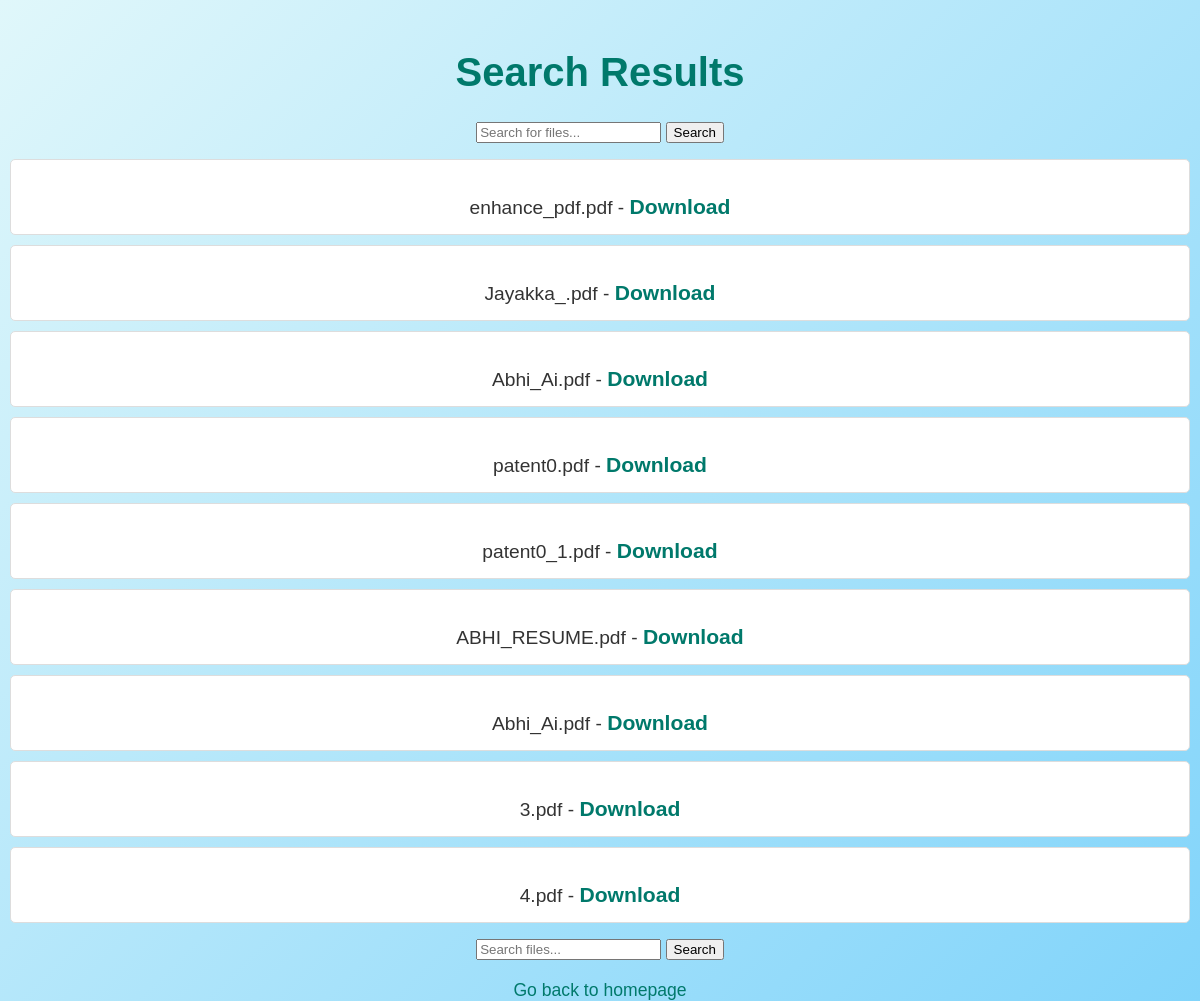
/search_documents, run on the app's committed database.
### app.py (models this page shows, shortened)
class StudyMaterial(db.Model):
    id = db.Column(db.Integer, primary_key=True)
    filename = db.Column(db.String(200), nullable=False)
    file_path = db.Column(db.String(200), nullable=False)

### app.py (the view)
@app.route('/search_documents', methods=['GET'])
def search_documents():
    query = request.args.get('query', '')  # Default to empty string if no query is provided
    if query:
        results = StudyMaterial.query.filter(StudyMaterial.filename.ilike(f'%{query}%')).all()
    else:
        results = StudyMaterial.query.all()
    return render_template('search_results.html', results=results, query=query)

### templates/search_results.html (shortened to what this page needs)
<!DOCTYPE html>
<html lang="en">
<head>
    <link rel="stylesheet" href="{{ url_for('static', filename='css/search_results.css') }}">
</head>
<body>
    <h1>Search Results</h1>
    <form method="get" action="{{ url_for('search_files') }}">
        <input type="text" name="query" value="{{ query }}" placeholder="Search for files...">
        <button type="submit">Search</button>
    </form>
    {% if results %}
        <ul>
            {% for doc in results %}
                <li>
                    {{ doc.filename }} - <a href="{{ url_for('download_file', filename=doc.filename) }}">Download</a>
                </li>
            {% endfor %}
        </ul>
    {% else %}
        <p>No results found.</p>
    {% endif %}
    <form method="get" action="{{ url_for('search_documents') }}">
    <input type="text" name="query" value="{{ query }}" placeholder="Search files...">
    <button type="submit">Search</button>
</form>
    <a href="{{ url_for('index') }}">Go back to homepage</a>
</body>
</html>

### static/css/search_results.css (style rules this page uses)
body { font-family: Arial, sans-serif; background: linear-gradient(135deg, #e0f7fa, #81d4fa); color: #333; margin: 0; padding: 0; text-align: center; }
h1 { font-size: 2.5em; margin-top: 50px; color: #00796b; }
ul { list-style-type: none; padding: 0; }
li { background-color: #ffffff; border: 1px solid #ddd; margin: 10px; padding: 15px; border-radius: 5px; font-size: 1.2em; }
li a { color: #00796b; text-decoration: none; font-weight: bold; }
a { font-size: 1.1em; color: #00796b; text-decoration: none; display: inline-block; margin-top: 20px; }

### data on the page
StudyMaterial: filename "enhance_pdf.pdf"
StudyMaterial: filename "Jayakka_.pdf"
StudyMaterial: filename "Abhi_Ai.pdf"
StudyMaterial: filename "patent0.pdf"
StudyMaterial: filename "patent0_1.pdf"
StudyMaterial: filename "ABHI_RESUME.pdf"
StudyMaterial: filename "Abhi_Ai.pdf"
StudyMaterial: filename "3.pdf"
StudyMaterial: filename "4.pdf"
